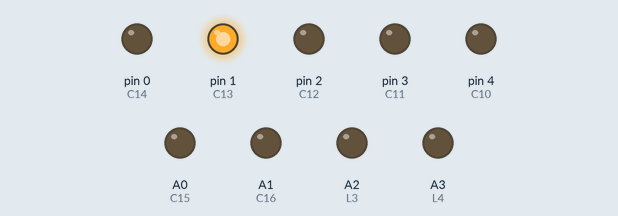
Bench run of a sketch on a simulated Arduino Uno, built with avr-gcc and run on an emulated ATmega328P. Shown: output pins drawn as LEDs (lit = HIGH). Pins used as bus, display or sensor lines are not drawn.

Above: at 0.5 s.
At 0.75 s:
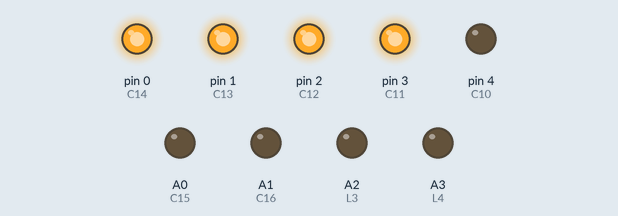
At 1.05 s:
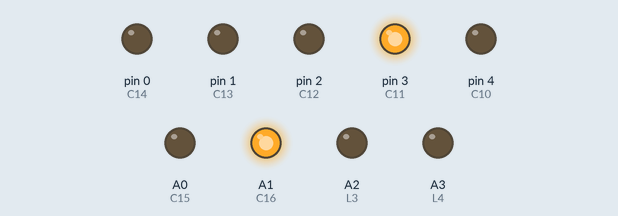
At 1.65 s:
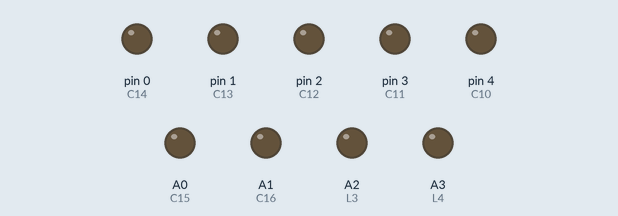
At 2.25 s:
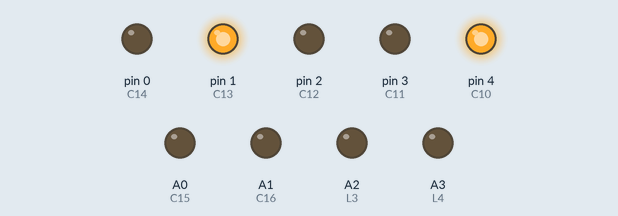
At 2.8 s:
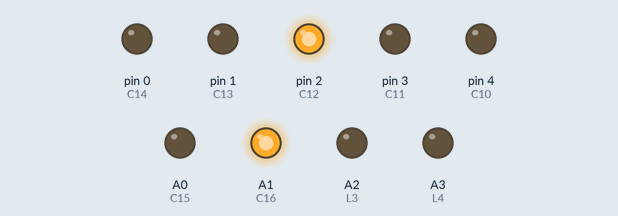
Timing chart, 0 to 3.7 s (numbered marks = the images above):
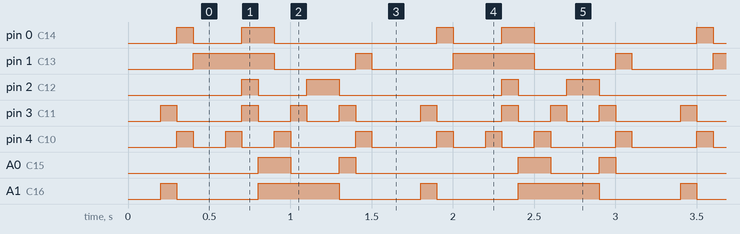

Measured:
- by itself, pin 0 (C14), pin 2 (C12): repeats every 1.6 s: LOW 0.30 s, HIGH 0.20 s, LOW 1.0 s, HIGH 0.10 s
- by itself, pin 1 (C13): repeats every 1.6 s: LOW 0.50 s, HIGH 0.10 s, LOW 0.50 s, HIGH 0.50 s
- by itself, pin 3 (C11): repeats every 1.6 s: LOW 0.40 s, 2 × (HIGH 0.10 s, LOW 0.20 s), HIGH 0.10 s, LOW 0.40 s, HIGH 0.10 s
- by itself, pin 4 (C10): repeats every 1.6 s: 2 × (LOW 0.20 s, HIGH 0.10 s), 2 × (LOW 0.40 s, HIGH 0.10 s)
- by itself, A0 (C15): repeats every 1.6 s: LOW 0.30 s, HIGH 0.10 s, LOW 1.0 s, HIGH 0.20 s
- by itself, A1 (C16): repeats every 1.6 s: LOW 0.50 s, HIGH 0.50 s, LOW 0.50 s, HIGH 0.10 s

The sketch:

rotation-face.ino
```cpp
int C1 = 13;
int C2 = 12;
int C3 = 11;
int C4 = 10;
int C5 = 9;
int C6 = 8;
int C7 = 7;
int C8 = 6;
int C9 = 5;
int C10 = 4;
int C11 = 3;
int C12 = 2;
int C13 = 1;
int C14 = 0;
int C15 = 14;
int C16 = 15;
int L1 = A0;
int L2 = A1;
int L3 = A2;
int L4 = A3;
int timer = 100;


void setup() {
  pinMode(C1, OUTPUT);
  pinMode(C2, OUTPUT);
  pinMode(C3, OUTPUT);
  pinMode(C4, OUTPUT);
  pinMode(C5, OUTPUT);
  pinMode(C6, OUTPUT);
  pinMode(C7, OUTPUT);
  pinMode(C8, OUTPUT);
  pinMode(C9, OUTPUT);
  pinMode(C10, OUTPUT);
  pinMode(C11, OUTPUT);
  pinMode(C12, OUTPUT);
  pinMode(C13, OUTPUT);
  pinMode(C14, OUTPUT);
  pinMode(C15, OUTPUT);
  pinMode(C16, OUTPUT);
  pinMode(L1, OUTPUT);
  pinMode(L2, OUTPUT);
  pinMode(L3, OUTPUT);
  pinMode(L4, OUTPUT);
  digitalWrite(L1, LOW);
  digitalWrite(L2, LOW);
  digitalWrite(L3, LOW);
  digitalWrite(L4, LOW);

}

void loop() {

  digitalWrite(C1, HIGH);
  digitalWrite(C2, HIGH);
  digitalWrite(C3, HIGH);
  digitalWrite(C4, HIGH);
  delay (timer);
  digitalWrite(C1, HIGH);
  digitalWrite(C2, HIGH);
  digitalWrite(C7, HIGH);
  digitalWrite(C8, HIGH);
  digitalWrite(C3, LOW);
  digitalWrite(C4, LOW);
  delay (timer);
  digitalWrite(C1, HIGH);
  digitalWrite(C6, HIGH);
  digitalWrite(C11, HIGH);
  digitalWrite(C16, HIGH);
  digitalWrite(C2, LOW);
  digitalWrite(C7, LOW);
  digitalWrite(C8, LOW);
  delay (timer);
  digitalWrite(C1, HIGH);
  digitalWrite(C5, HIGH);
  digitalWrite(C10, HIGH);
  digitalWrite(C14, HIGH);
  digitalWrite(C6, LOW);
  digitalWrite(C11, LOW);
  digitalWrite(C16, LOW);
  delay (timer);
  digitalWrite(C10, LOW);
  digitalWrite(C14, LOW);
  digitalWrite(C1, HIGH);
  digitalWrite(C5, HIGH);
  digitalWrite(C9, HIGH);
  digitalWrite(C13, HIGH);
  delay (timer);
  digitalWrite(C1, LOW);
  digitalWrite(C5, LOW);
  digitalWrite(C2, HIGH);
  digitalWrite(C6, HIGH);
  delay (timer);
  digitalWrite(C2, LOW);
  digitalWrite(C6, LOW);
  digitalWrite(C9, LOW);
  digitalWrite(C10, HIGH);
  digitalWrite(C7, HIGH);
  digitalWrite(C4, HIGH);
  delay (timer);
  digitalWrite(C10, LOW);
  digitalWrite(C7, LOW);
  digitalWrite(C4, LOW);
  digitalWrite(C11, HIGH);
  digitalWrite(C12, HIGH);
  digitalWrite(C14, HIGH);
  delay (timer);
  digitalWrite(C11, LOW);
  digitalWrite(C12, LOW);
  digitalWrite(C14, HIGH);
  digitalWrite(C15, HIGH);
  digitalWrite(C16, HIGH);
  delay (timer);
  digitalWrite(C13, LOW);
  digitalWrite(C14, LOW);
  digitalWrite(C9, HIGH);
  digitalWrite(C10, HIGH);
  delay (timer);
  digitalWrite(C9, LOW);
  digitalWrite(C10, LOW);
  digitalWrite(C15, LOW);
  digitalWrite(C11, HIGH);
  digitalWrite(C6, HIGH);
  digitalWrite(C1, HIGH);
  delay (timer);
  digitalWrite(C6, LOW);
  digitalWrite(C1, LOW);
  digitalWrite(C11, LOW);
  digitalWrite(C12, HIGH);
  digitalWrite(C7, HIGH);
  digitalWrite(C3, HIGH);
  delay (timer);
  digitalWrite(C7, LOW);
  digitalWrite(C3, LOW);
  digitalWrite(C4, HIGH);
  digitalWrite(C8, HIGH);
  delay (timer);
  digitalWrite(C12, LOW);
  digitalWrite(C16, LOW);
  digitalWrite(C11, HIGH);
  digitalWrite(C15, HIGH);
  delay (timer);
  digitalWrite(C11, LOW);
  digitalWrite(C15, LOW);
  digitalWrite(C8, LOW);
  digitalWrite(C7, HIGH);
  digitalWrite(C10, HIGH);
  digitalWrite(C13, HIGH);
  delay (timer);
  digitalWrite(C7, LOW);
  digitalWrite(C10, LOW);
  digitalWrite(C13, LOW);
  digitalWrite(C3, HIGH);
  digitalWrite(C5, HIGH);
  digitalWrite(C6, HIGH);
  delay (timer);
  digitalWrite(C5, LOW);
  digitalWrite(C6, LOW);
}
```
